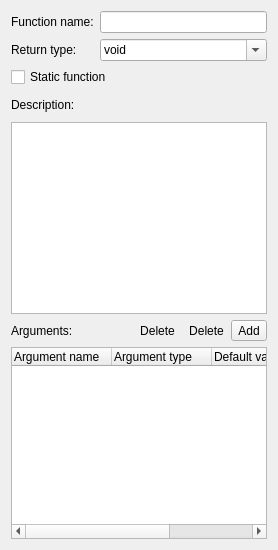
      <widget class="QWidget" name="pgFunction">
       <layout class="QFormLayout" name="formLayout_5">
        <item row="0" column="0">
         <widget class="QLabel" name="label_13">
          <property name="text">
           <string>Function name:</string>
          </property>
          <property name="buddy">
           <cstring>fnName</cstring>
          </property>
         </widget>
        </item>
        <item row="0" column="1">
         <widget class="QLineEdit" name="fnName"/>
        </item>
        <item row="1" column="0">
         <widget class="QLabel" name="label_14">
          <property name="text">
           <string>Return type:</string>
          </property>
          <property name="buddy">
           <cstring>fnType</cstring>
          </property>
         </widget>
        </item>
        <item row="1" column="1">
         <widget class="QComboBox" name="fnType">
          <property name="editable">
           <bool>true</bool>
          </property>
          <property name="maxVisibleItems">
           <number>20</number>
          </property>
          <item>
           <property name="text">
            <string>void</string>
           </property>
          </item>
          <item>
           <property name="text">
            <string>int</string>
           </property>
          </item>
          <item>
           <property name="text">
            <string>real</string>
           </property>
          </item>
          <item>
           <property name="text">
            <string>bool</string>
           </property>
          </item>
          <item>
           <property name="text">
            <string>string</string>
           </property>
          </item>
         </widget>
        </item>
        <item row="5" column="0" colspan="2">
         <widget class="QWidget" name="argumentsAddRemove" native="true">
          <layout class="QHBoxLayout" name="horizontalLayout_3">
           <property name="spacing">
            <number>0</number>
           </property>
           <property name="margin">
            <number>0</number>
           </property>
           <item>
            <widget class="QLabel" name="label_15">
             <property name="text">
              <string>Arguments:</string>
             </property>
             <property name="buddy">
              <cstring>AddButton</cstring>
             </property>
            </widget>
           </item>
           <item>
            <spacer name="horizontalSpacer_2">
             <property name="orientation">
              <enum>Qt::Horizontal</enum>
             </property>
             <property name="sizeHint" stdset="0">
              <size>
               <width>40</width>
               <height>20</height>
              </size>
             </property>
            </spacer>
           </item>
           <item>
            <widget class="QToolButton" name="removeButton_2">
             <property name="text">
              <string>Delete</string>
             </property>
             <property name="icon">
              <iconset resource="resources.qrc">
               <normaloff>:/resources/RES/ffficons/pencil.png</normaloff>:/resources/RES/ffficons/pencil.png</iconset>
             </property>
             <property name="autoRaise">
              <bool>true</bool>
             </property>
            </widget>
           </item>
           <item>
            <widget class="QToolButton" name="removeButton">
             <property name="text">
              <string>Delete</string>
             </property>
             <property name="icon">
              <iconset resource="resources.qrc">
               <normaloff>:/resources/RES/ffficons/delete.png</normaloff>:/resources/RES/ffficons/delete.png</iconset>
             </property>
             <property name="autoRaise">
              <bool>true</bool>
             </property>
            </widget>
           </item>
           <item>
            <widget class="QToolButton" name="AddButton">
             <property name="text">
              <string>Add</string>
             </property>
             <property name="icon">
              <iconset resource="resources.qrc">
               <normaloff>:/resources/RES/ffficons/add.png</normaloff>:/resources/RES/ffficons/add.png</iconset>
             </property>
             <property name="toolButtonStyle">
              <enum>Qt::ToolButtonTextBesideIcon</enum>
             </property>
            </widget>
           </item>
          </layout>
         </widget>
        </item>
        <item row="6" column="0" colspan="2">
         <widget class="QTreeWidget" name="fnArgumentList">
          <property name="editTriggers">
           <set>QAbstractItemView::AllEditTriggers</set>
          </property>
          <property name="selectionMode">
           <enum>QAbstractItemView::ExtendedSelection</enum>
          </property>
          <property name="indentation">
           <number>0</number>
          </property>
          <column>
           <property name="text">
            <string>Argument name</string>
           </property>
          </column>
          <column>
           <property name="text">
            <string>Argument type</string>
           </property>
          </column>
          <column>
           <property name="text">
            <string>Default value</string>
           </property>
          </column>
          <column>
           <property name="text">
            <string>Description</string>
           </property>
          </column>
         </widget>
        </item>
        <item row="3" column="0" colspan="2">
         <layout class="QHBoxLayout" name="horizontalLayout_6">
          <property name="spacing">
           <number>0</number>
          </property>
          <item>
           <widget class="QLabel" name="label_17">
            <property name="text">
             <string>Description:</string>
            </property>
            <property name="buddy">
             <cstring>fnDesc</cstring>
            </property>
           </widget>
          </item>
          <item>
           <spacer name="horizontalSpacer_6">
            <property name="orientation">
             <enum>Qt::Horizontal</enum>
            </property>
            <property name="sizeHint" stdset="0">
             <size>
              <width>40</width>
              <height>0</height>
             </size>
            </property>
           </spacer>
          </item>
          <item>
           <widget class="QToolButton" name="toolButton_23">
            <property name="text">
             <string/>
            </property>
            <property name="icon">
             <iconset resource="resources.qrc">
              <normaloff>:/resources/RES/ffficons/text_allcaps.png</normaloff>:/resources/RES/ffficons/text_allcaps.png</iconset>
            </property>
            <property name="autoRaise">
             <bool>true</bool>
            </property>
           </widget>
          </item>
          <item>
           <widget class="QToolButton" name="toolButton_24">
            <property name="text">
             <string/>
            </property>
            <property name="icon">
             <iconset resource="resources.qrc">
              <normaloff>:/resources/RES/ffficons/text_bold.png</normaloff>:/resources/RES/ffficons/text_bold.png</iconset>
            </property>
            <property name="autoRaise">
             <bool>true</bool>
            </property>
           </widget>
          </item>
          <item>
           <widget class="QToolButton" name="toolButton_25">
            <property name="text">
             <string/>
            </property>
            <property name="icon">
             <iconset resource="resources.qrc">
              <normaloff>:/resources/RES/ffficons/text_italic.png</normaloff>:/resources/RES/ffficons/text_italic.png</iconset>
            </property>
            <property name="autoRaise">
             <bool>true</bool>
            </property>
           </widget>
          </item>
          <item>
           <widget class="QToolButton" name="toolButton_26">
            <property name="text">
             <string/>
            </property>
            <property name="icon">
             <iconset resource="resources.qrc">
              <normaloff>:/resources/RES/ffficons/text_underline.png</normaloff>:/resources/RES/ffficons/text_underline.png</iconset>
            </property>
            <property name="autoRaise">
             <bool>true</bool>
            </property>
           </widget>
          </item>
          <item>
           <widget class="QToolButton" name="toolButton_27">
            <property name="text">
             <string/>
            </property>
            <property name="icon">
             <iconset resource="resources.qrc">
              <normaloff>:/resources/RES/ffficons/text_strikethrough.png</normaloff>:/resources/RES/ffficons/text_strikethrough.png</iconset>
            </property>
            <property name="autoRaise">
             <bool>true</bool>
            </property>
           </widget>
          </item>
         </layout>
        </item>
        <item row="4" column="0" colspan="2">
         <widget class="QTextEdit" name="fnDesc"/>
        </item>
        <item row="2" column="0" colspan="2">
         <widget class="QCheckBox" name="staticFunction">
          <property name="text">
           <string>Static function</string>
          </property>
         </widget>
        </item>
       </layout>
      </widget>
